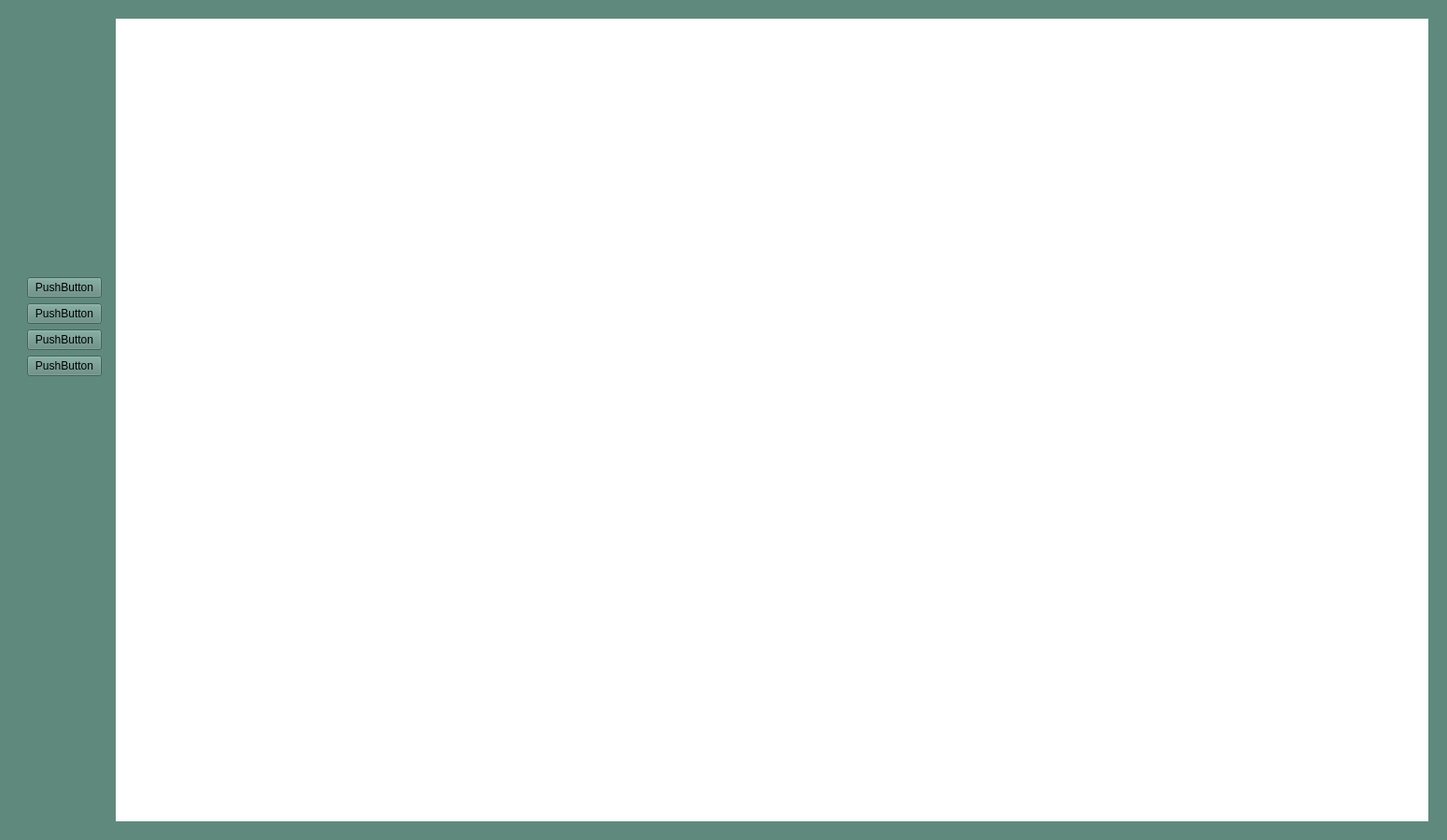
<?xml version="1.0" encoding="UTF-8"?>
<ui version="4.0">
 <class>main_window</class>
 <widget class="QWidget" name="main_window">
  <property name="geometry">
   <rect>
    <x>0</x>
    <y>0</y>
    <width>1550</width>
    <height>900</height>
   </rect>
  </property>
  <property name="windowTitle">
   <string>Form</string>
  </property>
  <property name="styleSheet">
   <string notr="true">background-color: rgb(96, 137, 125);</string>
  </property>
  <layout class="QHBoxLayout" name="horizontalLayout_2">
   <item>
    <widget class="QWidget" name="widget_2" native="true">
     <layout class="QHBoxLayout" name="horizontalLayout">
      <item>
       <widget class="QWidget" name="widget" native="true">
        <property name="styleSheet">
         <string notr="true"/>
        </property>
        <layout class="QVBoxLayout" name="verticalLayout">
         <item>
          <spacer name="verticalSpacer">
           <property name="orientation">
            <enum>Qt::Vertical</enum>
           </property>
           <property name="sizeHint" stdset="0">
            <size>
             <width>20</width>
             <height>283</height>
            </size>
           </property>
          </spacer>
         </item>
         <item>
          <widget class="QPushButton" name="pushButton">
           <property name="text">
            <string>PushButton</string>
           </property>
          </widget>
         </item>
         <item>
          <spacer name="verticalSpacer_5">
           <property name="orientation">
            <enum>Qt::Vertical</enum>
           </property>
           <property name="sizeHint" stdset="0">
            <size>
             <width>20</width>
             <height>13</height>
            </size>
           </property>
          </spacer>
         </item>
         <item>
          <widget class="QPushButton" name="pushButton_2">
           <property name="text">
            <string>PushButton</string>
           </property>
          </widget>
         </item>
         <item>
          <spacer name="verticalSpacer_4">
           <property name="orientation">
            <enum>Qt::Vertical</enum>
           </property>
           <property name="sizeHint" stdset="0">
            <size>
             <width>20</width>
             <height>13</height>
            </size>
           </property>
          </spacer>
         </item>
         <item>
          <widget class="QPushButton" name="pushButton_3">
           <property name="text">
            <string>PushButton</string>
           </property>
          </widget>
         </item>
         <item>
          <spacer name="verticalSpacer_3">
           <property name="orientation">
            <enum>Qt::Vertical</enum>
           </property>
           <property name="sizeHint" stdset="0">
            <size>
             <width>20</width>
             <height>13</height>
            </size>
           </property>
          </spacer>
         </item>
         <item>
          <widget class="QPushButton" name="pushButton_4">
           <property name="text">
            <string>PushButton</string>
           </property>
          </widget>
         </item>
         <item>
          <spacer name="verticalSpacer_2">
           <property name="orientation">
            <enum>Qt::Vertical</enum>
           </property>
           <property name="sizeHint" stdset="0">
            <size>
             <width>20</width>
             <height>483</height>
            </size>
           </property>
          </spacer>
         </item>
        </layout>
       </widget>
      </item>
      <item>
       <widget class="QStackedWidget" name="stackedWidget">
        <property name="styleSheet">
         <string notr="true">background-color: rgb(255, 255, 255);</string>
        </property>
        <property name="currentIndex">
         <number>0</number>
        </property>
        <widget class="QWidget" name="page"/>
        <widget class="QWidget" name="page_3"/>
        <widget class="QWidget" name="page_2"/>
        <widget class="QWidget" name="page_4"/>
       </widget>
      </item>
     </layout>
    </widget>
   </item>
  </layout>
 </widget>
 <resources/>
 <connections/>
</ui>
